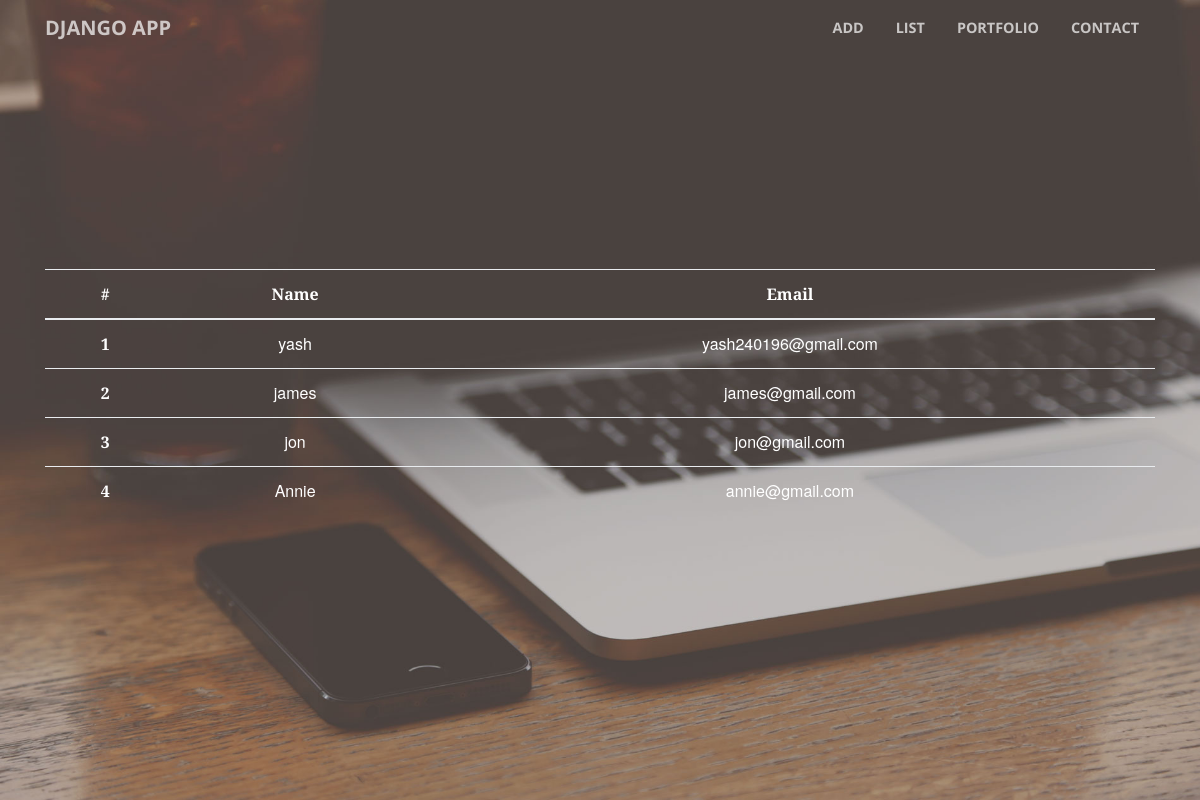
/list, run on an earlier commit of the app's database.
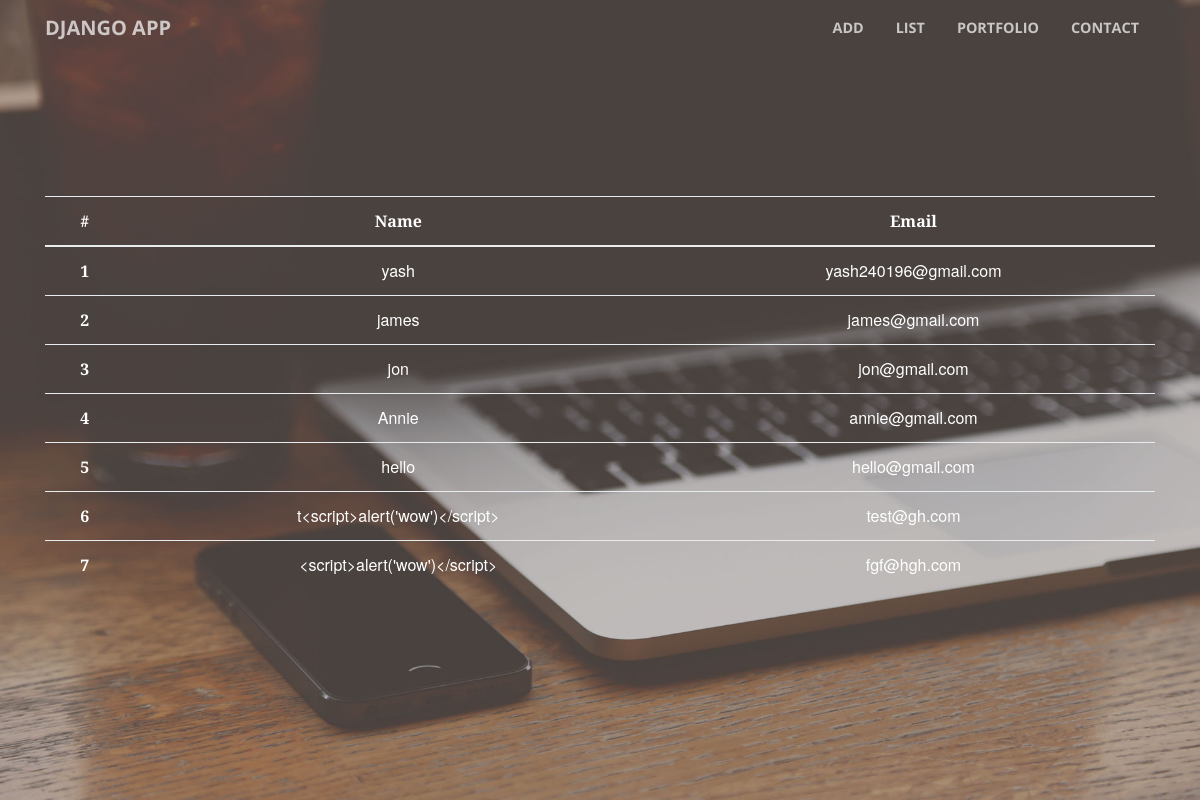
And on a later commit of the database.
### app/models.py (models this page shows)
class Profile(models.Model):
   name = models.CharField(max_length=30, blank=False, null=False)
   email = models.EmailField(blank=False, null=False)

### app/views.py (the view)
# urls.py: path('list',views.li,name="list"),
def li(request):
    data = Profile.objects.all()
    return render(request, "app/list.html",{'data':data})

### app/templates/app/list.html (shortened to what this page needs)
{% extends 'base.html' %}
{% load staticfiles %}
{% block css %}
<link href="{% static 'vendor/bootstrap/css/bootstrap.min.css' %}" rel="stylesheet">
<link href="{% static 'vendor/font-awesome/css/font-awesome.min.css' %}" rel="stylesheet" type="text/css">
<link href="{% static 'vendor/magnific-popup/magnific-popup.css' %}" rel="stylesheet">
<link href="{% static 'css/creative.min.css' %}" rel="stylesheet">
{% endblock %}
{% block content %}
<header class="masthead text-center text-white d-flex">
        <div class="container my-auto">
                <table class="table">
                        <thead>
                          <tr>
                            <th scope="col">#</th>
                            <th scope="col">Name</th>
                            <th scope="col">Email</th>
                          </tr>
                        </thead>
                        <tbody>
                                {% for i in data %}
                          <tr>
                            <th scope="row">{{i.id}}</th>
                            <td>{{i.name}}</td>
                            <td>{{i.email}}</td>
                          </tr>
                                {% endfor %}
                        </tbody>
                      </table>
        </div>
</header>
{% endblock %}

What changed in the data, as far as the page shows it:
added Profile: id "5", name "hello", email "hello@gmail.com"
added Profile: id "6", name "t<script>alert('wow')</script>", email "test@gh.com"
added Profile: id "7", name "<script>alert('wow')</script>", email "fgf@hgh.com"
